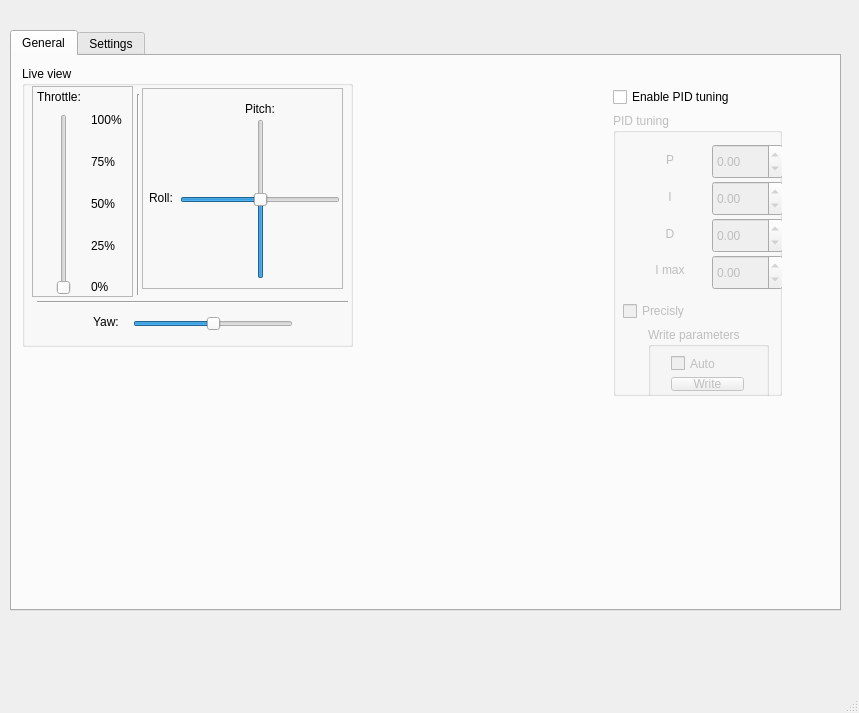
<?xml version="1.0" encoding="UTF-8"?>
<ui version="4.0">
 <class>MainWindow</class>
 <widget class="QMainWindow" name="MainWindow">
  <property name="geometry">
   <rect>
    <x>0</x>
    <y>0</y>
    <width>859</width>
    <height>713</height>
   </rect>
  </property>
  <property name="windowTitle">
   <string>Drone control panel v1</string>
  </property>
  <widget class="QWidget" name="centralWidget">
   <widget class="QTabWidget" name="tabWidget">
    <property name="geometry">
     <rect>
      <x>10</x>
      <y>30</y>
      <width>831</width>
      <height>581</height>
     </rect>
    </property>
    <property name="currentIndex">
     <number>0</number>
    </property>
    <widget class="QWidget" name="tab">
     <attribute name="title">
      <string>General</string>
     </attribute>
     <widget class="QGroupBox" name="groupBox">
      <property name="geometry">
       <rect>
        <x>10</x>
        <y>10</y>
        <width>331</width>
        <height>281</height>
       </rect>
      </property>
      <property name="title">
       <string>Live view</string>
      </property>
      <widget class="QFrame" name="frame">
       <property name="geometry">
        <rect>
         <x>10</x>
         <y>20</y>
         <width>101</width>
         <height>211</height>
        </rect>
       </property>
       <property name="frameShape">
        <enum>QFrame::StyledPanel</enum>
       </property>
       <property name="frameShadow">
        <enum>QFrame::Raised</enum>
       </property>
       <widget class="QSlider" name="throttle_slider">
        <property name="enabled">
         <bool>true</bool>
        </property>
        <property name="geometry">
         <rect>
          <x>6</x>
          <y>28</y>
          <width>51</width>
          <height>181</height>
         </rect>
        </property>
        <property name="maximum">
         <number>100</number>
        </property>
        <property name="value">
         <number>0</number>
        </property>
        <property name="tracking">
         <bool>true</bool>
        </property>
        <property name="orientation">
         <enum>Qt::Vertical</enum>
        </property>
       </widget>
       <widget class="QLabel" name="label_5">
        <property name="geometry">
         <rect>
          <x>59</x>
          <y>193</y>
          <width>55</width>
          <height>16</height>
         </rect>
        </property>
        <property name="text">
         <string>0%</string>
        </property>
       </widget>
       <widget class="QLabel" name="label_6">
        <property name="geometry">
         <rect>
          <x>59</x>
          <y>152</y>
          <width>55</width>
          <height>16</height>
         </rect>
        </property>
        <property name="text">
         <string>25%</string>
        </property>
       </widget>
       <widget class="QLabel" name="label_7">
        <property name="geometry">
         <rect>
          <x>59</x>
          <y>110</y>
          <width>55</width>
          <height>16</height>
         </rect>
        </property>
        <property name="text">
         <string>50%</string>
        </property>
       </widget>
       <widget class="QLabel" name="label_8">
        <property name="geometry">
         <rect>
          <x>59</x>
          <y>68</y>
          <width>55</width>
          <height>16</height>
         </rect>
        </property>
        <property name="text">
         <string>75%</string>
        </property>
       </widget>
       <widget class="QLabel" name="label_9">
        <property name="geometry">
         <rect>
          <x>59</x>
          <y>26</y>
          <width>55</width>
          <height>16</height>
         </rect>
        </property>
        <property name="text">
         <string>100%</string>
        </property>
       </widget>
       <widget class="QLabel" name="label_10">
        <property name="geometry">
         <rect>
          <x>5</x>
          <y>3</y>
          <width>55</width>
          <height>16</height>
         </rect>
        </property>
        <property name="text">
         <string>Throttle:</string>
        </property>
       </widget>
      </widget>
      <widget class="QFrame" name="frame_2">
       <property name="geometry">
        <rect>
         <x>120</x>
         <y>22</y>
         <width>201</width>
         <height>201</height>
        </rect>
       </property>
       <property name="frameShape">
        <enum>QFrame::StyledPanel</enum>
       </property>
       <property name="frameShadow">
        <enum>QFrame::Raised</enum>
       </property>
       <widget class="QLabel" name="label_11">
        <property name="geometry">
         <rect>
          <x>103</x>
          <y>13</y>
          <width>31</width>
          <height>16</height>
         </rect>
        </property>
        <property name="text">
         <string>Pitch:</string>
        </property>
       </widget>
       <widget class="QSlider" name="pitch_slider">
        <property name="geometry">
         <rect>
          <x>98</x>
          <y>31</y>
          <width>41</width>
          <height>160</height>
         </rect>
        </property>
        <property name="minimum">
         <number>-50</number>
        </property>
        <property name="maximum">
         <number>50</number>
        </property>
        <property name="orientation">
         <enum>Qt::Vertical</enum>
        </property>
       </widget>
       <widget class="QSlider" name="roll_slider">
        <property name="geometry">
         <rect>
          <x>38</x>
          <y>91</y>
          <width>160</width>
          <height>41</height>
         </rect>
        </property>
        <property name="minimum">
         <number>-50</number>
        </property>
        <property name="maximum">
         <number>50</number>
        </property>
        <property name="orientation">
         <enum>Qt::Horizontal</enum>
        </property>
       </widget>
       <widget class="QLabel" name="label_12">
        <property name="geometry">
         <rect>
          <x>7</x>
          <y>102</y>
          <width>31</width>
          <height>16</height>
         </rect>
        </property>
        <property name="text">
         <string>Roll:</string>
        </property>
       </widget>
      </widget>
      <widget class="Line" name="line">
       <property name="geometry">
        <rect>
         <x>108</x>
         <y>28</y>
         <width>16</width>
         <height>201</height>
        </rect>
       </property>
       <property name="orientation">
        <enum>Qt::Vertical</enum>
       </property>
      </widget>
      <widget class="Line" name="line_2">
       <property name="geometry">
        <rect>
         <x>15</x>
         <y>228</y>
         <width>311</width>
         <height>16</height>
        </rect>
       </property>
       <property name="orientation">
        <enum>Qt::Horizontal</enum>
       </property>
      </widget>
      <widget class="QLabel" name="label_13">
       <property name="geometry">
        <rect>
         <x>71</x>
         <y>248</y>
         <width>31</width>
         <height>16</height>
        </rect>
       </property>
       <property name="text">
        <string>Yaw:</string>
       </property>
      </widget>
      <widget class="QSlider" name="yaw_slider">
       <property name="geometry">
        <rect>
         <x>111</x>
         <y>242</y>
         <width>160</width>
         <height>31</height>
        </rect>
       </property>
       <property name="minimum">
        <number>-50</number>
       </property>
       <property name="maximum">
        <number>50</number>
       </property>
       <property name="value">
        <number>0</number>
       </property>
       <property name="orientation">
        <enum>Qt::Horizontal</enum>
       </property>
      </widget>
     </widget>
     <widget class="QWidget" name="">
      <property name="geometry">
       <rect>
        <x>590</x>
        <y>20</y>
        <width>191</width>
        <height>331</height>
       </rect>
      </property>
      <layout class="QVBoxLayout" name="verticalLayout">
       <item>
        <widget class="QCheckBox" name="PID_tuning_checkBox">
         <property name="text">
          <string>Enable PID tuning</string>
         </property>
        </widget>
       </item>
       <item>
        <widget class="QGroupBox" name="PID_tuning_box">
         <property name="enabled">
          <bool>false</bool>
         </property>
         <property name="title">
          <string>PID tuning</string>
         </property>
         <widget class="QWidget" name="gridLayoutWidget">
          <property name="geometry">
           <rect>
            <x>10</x>
            <y>20</y>
            <width>171</width>
            <height>163</height>
           </rect>
          </property>
          <layout class="QGridLayout" name="gridLayout">
           <property name="sizeConstraint">
            <enum>QLayout::SetDefaultConstraint</enum>
           </property>
           <item row="3" column="0">
            <widget class="QLabel" name="label_4">
             <property name="font">
              <font>
               <pointsize>9</pointsize>
              </font>
             </property>
             <property name="text">
              <string>I max</string>
             </property>
             <property name="alignment">
              <set>Qt::AlignCenter</set>
             </property>
            </widget>
           </item>
           <item row="0" column="0">
            <widget class="QLabel" name="label">
             <property name="font">
              <font>
               <pointsize>9</pointsize>
              </font>
             </property>
             <property name="text">
              <string>P</string>
             </property>
             <property name="alignment">
              <set>Qt::AlignCenter</set>
             </property>
            </widget>
           </item>
           <item row="2" column="0">
            <widget class="QLabel" name="label_3">
             <property name="font">
              <font>
               <pointsize>9</pointsize>
              </font>
             </property>
             <property name="text">
              <string>D</string>
             </property>
             <property name="alignment">
              <set>Qt::AlignCenter</set>
             </property>
            </widget>
           </item>
           <item row="1" column="0">
            <widget class="QLabel" name="label_2">
             <property name="font">
              <font>
               <pointsize>9</pointsize>
              </font>
             </property>
             <property name="text">
              <string>I</string>
             </property>
             <property name="alignment">
              <set>Qt::AlignCenter</set>
             </property>
            </widget>
           </item>
           <item row="0" column="1">
            <widget class="QDoubleSpinBox" name="P_PID_spinBox">
             <property name="minimumSize">
              <size>
               <width>0</width>
               <height>35</height>
              </size>
             </property>
             <property name="font">
              <font>
               <pointsize>9</pointsize>
              </font>
             </property>
             <property name="buttonSymbols">
              <enum>QAbstractSpinBox::UpDownArrows</enum>
             </property>
             <property name="minimum">
              <double>-50.000000000000000</double>
             </property>
             <property name="maximum">
              <double>50.000000000000000</double>
             </property>
             <property name="singleStep">
              <double>0.100000000000000</double>
             </property>
            </widget>
           </item>
           <item row="2" column="1">
            <widget class="QDoubleSpinBox" name="D_PID_spinBox">
             <property name="minimumSize">
              <size>
               <width>0</width>
               <height>35</height>
              </size>
             </property>
             <property name="font">
              <font>
               <pointsize>9</pointsize>
              </font>
             </property>
             <property name="buttonSymbols">
              <enum>QAbstractSpinBox::UpDownArrows</enum>
             </property>
             <property name="minimum">
              <double>-50.000000000000000</double>
             </property>
             <property name="maximum">
              <double>50.000000000000000</double>
             </property>
             <property name="singleStep">
              <double>0.100000000000000</double>
             </property>
            </widget>
           </item>
           <item row="1" column="1">
            <widget class="QDoubleSpinBox" name="I_PID_spinBox">
             <property name="minimumSize">
              <size>
               <width>0</width>
               <height>35</height>
              </size>
             </property>
             <property name="font">
              <font>
               <pointsize>9</pointsize>
              </font>
             </property>
             <property name="buttonSymbols">
              <enum>QAbstractSpinBox::UpDownArrows</enum>
             </property>
             <property name="minimum">
              <double>-50.000000000000000</double>
             </property>
             <property name="maximum">
              <double>50.000000000000000</double>
             </property>
             <property name="singleStep">
              <double>0.100000000000000</double>
             </property>
            </widget>
           </item>
           <item row="3" column="1">
            <widget class="QDoubleSpinBox" name="Imax_PID_spinBox">
             <property name="minimumSize">
              <size>
               <width>0</width>
               <height>35</height>
              </size>
             </property>
             <property name="font">
              <font>
               <pointsize>9</pointsize>
              </font>
             </property>
             <property name="buttonSymbols">
              <enum>QAbstractSpinBox::UpDownArrows</enum>
             </property>
             <property name="minimum">
              <double>-50.000000000000000</double>
             </property>
             <property name="maximum">
              <double>50.000000000000000</double>
             </property>
             <property name="singleStep">
              <double>1.000000000000000</double>
             </property>
            </widget>
           </item>
          </layout>
         </widget>
         <widget class="QCheckBox" name="checkBox">
          <property name="geometry">
           <rect>
            <x>10</x>
            <y>188</y>
            <width>81</width>
            <height>20</height>
           </rect>
          </property>
          <property name="text">
           <string>Precisly</string>
          </property>
         </widget>
         <widget class="QGroupBox" name="groupBox_2">
          <property name="geometry">
           <rect>
            <x>35</x>
            <y>214</y>
            <width>121</width>
            <height>81</height>
           </rect>
          </property>
          <property name="title">
           <string>Write parameters</string>
          </property>
          <widget class="QWidget" name="">
           <property name="geometry">
            <rect>
             <x>12</x>
             <y>18</y>
             <width>95</width>
             <height>57</height>
            </rect>
           </property>
           <layout class="QVBoxLayout" name="verticalLayout_2">
            <item>
             <widget class="QCheckBox" name="writeParamsAuto_checkBox">
              <property name="text">
               <string>Auto</string>
              </property>
             </widget>
            </item>
            <item>
             <widget class="QPushButton" name="writeParams_pushButton">
              <property name="enabled">
               <bool>false</bool>
              </property>
              <property name="text">
               <string>Write</string>
              </property>
             </widget>
            </item>
           </layout>
          </widget>
         </widget>
        </widget>
       </item>
      </layout>
     </widget>
    </widget>
    <widget class="QWidget" name="tab_2">
     <attribute name="title">
      <string>Settings</string>
     </attribute>
    </widget>
   </widget>
  </widget>
  <widget class="QMenuBar" name="menuBar">
   <property name="geometry">
    <rect>
     <x>0</x>
     <y>0</y>
     <width>859</width>
     <height>26</height>
    </rect>
   </property>
  </widget>
  <widget class="QStatusBar" name="statusBar"/>
 </widget>
 <layoutdefault spacing="6" margin="11"/>
 <resources/>
 <connections/>
</ui>
